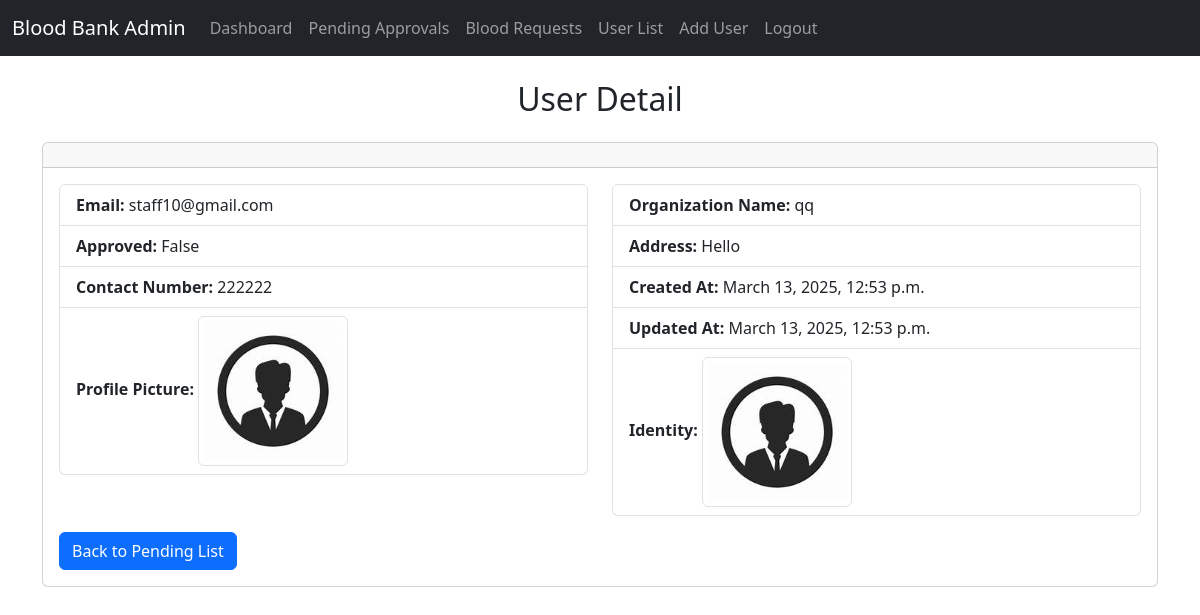
/user/47/?from_pending=True (signed in), run on the app's committed database.
### myapp/models.py (models this page shows, shortened)
class CustomUser(AbstractUser):
    USER_TYPE = (("1", "Admin"), ("2", "Hospital"), ("3", "User"))
    GENDER = [("M", "Male"), ("F", "Female"),("O","Other")]
    BLOOD_GROUPS = (
    ('A+', 'A+'),
    ('A-', 'A-'),
    ('B+', 'B+'),
    ('B-', 'B-'),
    ('AB+', 'AB+'),
    ('AB-', 'AB-'),
    ('O+', 'O+'),
    ('O-', 'O-'),
    )
    first_name = models.CharField(max_length=15,null=True,blank=True,default='N/A')
    last_name = models.CharField(max_length=15,null=True,blank=True,default='N/A')
    username = None  # Removed username, using email instead
    email = models.EmailField(unique=True)
    is_approved = models.BooleanField(default=False)  # New field for staff approval
    user_type = models.CharField(default=3, choices=USER_TYPE, max_length=3)
    gender = models.CharField(max_length=1, choices=GENDER,null=True,blank=True)
    profile_pic = models.ImageField(null=True, blank=True)
    dob = models.DateField(null=True, blank=True)
    blood_group = models.CharField(max_length=4, choices=BLOOD_GROUPS,null=True,blank=True)
    contact_number = models.CharField(max_length=15, null=True, blank=True)
    identity = models.ImageField(null=True,blank=True)
    organization_name = models.CharField(max_length=80, null=True,blank=True)
    address = models.TextField(null=True,blank=True)
    fcm_token = models.TextField(default="")  # For firebase notifications
    created_at = models.DateTimeField(auto_now_add=True)
    updated_at = models.DateTimeField(auto_now=True)
    age = models.IntegerField(null=True, blank=True)  # Store age directly in the database, for user_type 3 only
    USERNAME_FIELD = "email"
    REQUIRED_FIELDS = []
    objects = CustomUserManager()

### myapp/views.py (the view)
# urls.py: path('user/<int:pk>/', views.UserDetailView.as_view(), name='user_detail'),
class UserDetailView(LoginRequiredMixin, DetailView):
    model = CustomUser
    template_name = 'admin/user_detail.html'
    context_object_name = 'user'
    def get_context_data(self, **kwargs):
        context = super().get_context_data(**kwargs)
        context['from_pending'] = self.request.GET.get('from_pending', False)
        return context

### myapp/templates/admin/user_detail.html (shortened to what this page needs)
{% extends 'admin/admin_base.html' %}
{% block content %}
    <h2 class="text-center mb-4">User Detail</h2>
    <div class="card">
        <div class="card-header">
        </div>
        <div class="card-body">
            <div class="row">
                <div class="col-md-6">
                    {% if user.user_type == '2' %}
                        <ul class="list-group">
                            <li class="list-group-item">
                                <strong>Email:</strong> {{ user.email }}
                            </li>
                            <li class="list-group-item">
                                <strong>Approved:</strong> {{ user.is_approved }}
                            </li>
                            <li class="list-group-item">
                                <strong>Contact Number:</strong> {{ user.contact_number }}
                            </li>
                            <li class="list-group-item">
                                <strong>Profile Picture:</strong>
                                {% if user.profile_pic %}
                                    <img src="{{ user.profile_pic.url }}" alt="Profile Picture" class="img-thumbnail" style="width: 150px;">
                                {% else %}
                                    <p>No profile picture uploaded</p>
                                {% endif %}
                            </li>
                        </ul>
                    {% endif %}
                </div>
                <div class="col-md-6">
                    {% if user.user_type == '2' %}
                        <ul class="list-group">
                            <li class="list-group-item">
                                <strong>Organization Name:</strong> {{ user.organization_name }}
                            </li>
                            <li class="list-group-item">
                                <strong>Address:</strong> {{ user.address }}
                            </li>
                            <li class="list-group-item">
                                <strong>Created At:</strong> {{ user.created_at }}
                            </li>
                            <li class="list-group-item">
                                <strong>Updated At:</strong> {{ user.updated_at }}
                            </li>
                            <li class="list-group-item">
                                <strong>Identity:</strong>
                                {% if user.identity %}
                                    <img src="{{ user.identity.url }}" alt="Identity Image" class="img-thumbnail" style="width: 150px;">
                                {% else %}
                                    <p>No identity image uploaded</p>
                                {% endif %}
                            </li>
                        </ul>
                    {% endif %}
                </div>
            </div>
            {% if from_pending %}
            <a href="{% url 'pending_hospitals' %}" class="btn btn-primary mt-3">Back to Pending List</a>
            {% else %}
            <a href="{% url 'user_update' user.pk %}" class="btn btn-warning mt-3">Update</a>
            <a href="{% url 'user_list' %}" class="btn btn-primary mt-3">Back to User List</a>
            {% endif %}
        </div>
    </div>
{% endblock %}

### data on the page
CustomUser: email "staff10@gmail.com", is_approved "False", contact_number "222222", profile_pic (picture), organization_name "qq", address "Hello", created_at "March 13, 2025, 12:53 p.m.", updated_at "March 13, 2025, 12:53 p.m.", identity (picture)
